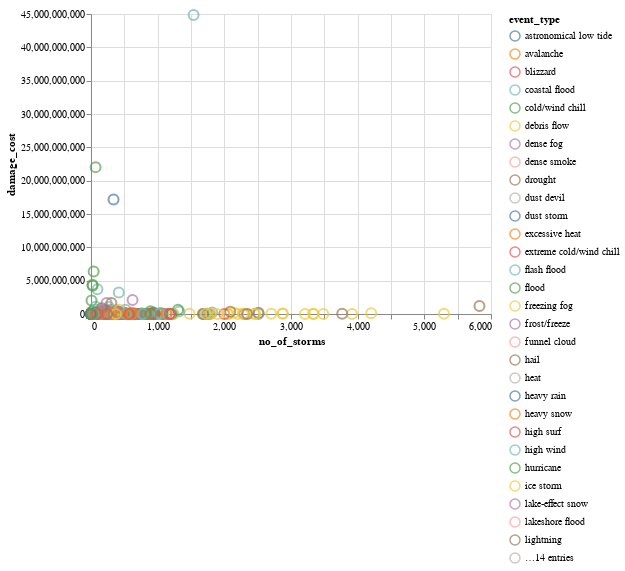

Notebook code for this chart:
### Code cell
alt.Chart(storm_data_state).mark_point().encode(
    x='no_of_storms:Q',
    y='damage_cost:Q',
    color='event_type:N',    
    tooltip = ['state:N','event_type:N','no_of_storms:Q','damage_cost:Q']
).configure_point(
    size=100
)

### Figure 1 — Vega-Lite specification as saved in the notebook (floating-point values rounded to 4 significant figures; data arrays with more than 128 entries replaced by an {"elided": "..."} marker saying what was removed)
{"config": {"view": {"continuousWidth": 400, "continuousHeight": 300}, "point": {"size": 100}}, "data": {"name": "data-4c43ceb7f4d6859038ec5bc23ef8e24e"}, "mark": "point", "encoding": {"color": {"field": "event_type", "type": "nominal"}, "tooltip": [{"field": "state", "type": "nominal"}, {"field": "event_type", "type": "nominal"}, {"field": "no_of_storms", "type": "quantitative"}, {"field": "damage_cost", "type": "quantitative"}], "x": {"field": "no_of_storms", "type": "quantitative"}, "y": {"field": "damage_cost", "type": "quantitative"}}, "$schema": "https://vega.github.io/schema/vega-lite/v4.17.0.json", "datasets": {"data-4c43ceb7f4d6859038ec5bc23ef8e24e": {"elided": "1028 records"}}}
